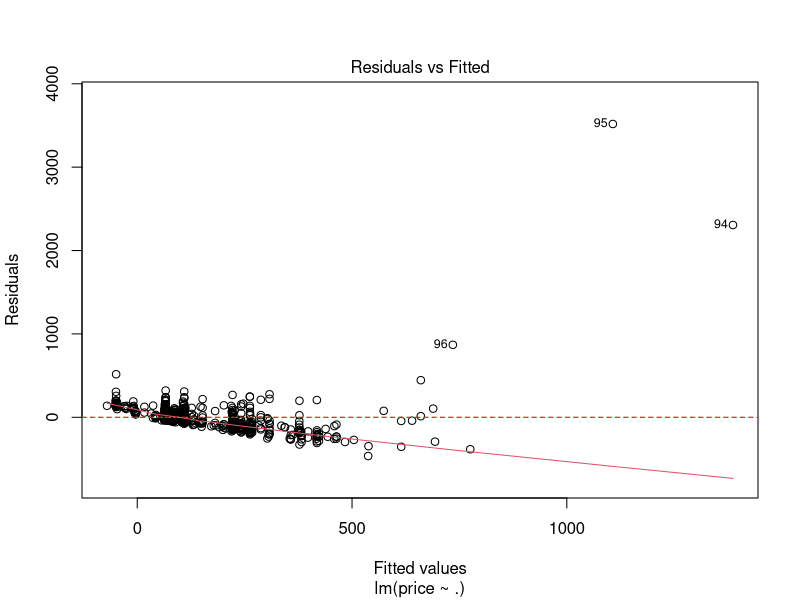

Here is the R script that generated this plot:
## ---- chunk 1
library(dplyr)
library(ggplot2)

# # Load the data
# airbnb_data = read.csv("../resource/asnlib/publicdata/airbnb_data.csv",header = TRUE)
# 
# #  suppress this warning message
# suppressPackageStartupMessages(library(dplyr))
# 
# 
# # Change headers to lower case (my personal preference for all analysis)
# names(airbnb_data) = tolower(names(airbnb_data))
# 
# # Strip to non-ID fields
# removeMe = c("room_id", "survey_id", "host_id", "city")
# #myDF = airbnb_data[, -which(names(airbnb_data) %in% removeMe)]
myDF=read.csv("clean_data.csv",header = TRUE)
# Explore the data
str(myDF)
summary(myDF)

# Update room type as factor
myDF$room_type = as.factor(myDF$room_type)
## ---- chunk 2
if (!require(tidyverse)) install.packages("tidyverse")
library(tidyverse) 

## ---- chunk 3
## SET DUMMY VARIABLES WITH "Private room" AT BASE
myDF2<- myDF %>%
  mutate(Entire_home = ifelse(room_type=="Entire home/apt",1,0))  %>%
  mutate(Shared_room = ifelse(room_type=="Shared room",1,0))

## REMOVE 'room_type' VARIABLE
myDF2 = myDF2[,-1]

## CREATE LINEAR MODEL AND RETURN SUMMARY
model = lm(price~., data=myDF2)
summary(model)


## ---- chunk 4

newdata = data.frame(bedrooms = 2,
                     accommodates = 4,
                     reviews = 50,
                     overall_satisfaction = 4,
                     Entire_home = 0,
                     Shared_room = 0)

predict(model, newdata, interval='prediction')
## ---- chunk 5
plot(model, which = 1)
abline(h = 0.05, col = "red", lty = 2)

## ---- chunk 6
## CALCULATE COOKS DISTANCE
cd = cooks.distance(model)
myDF2$cooks = cd

## EXTRACT ALL VALUES WHERE CD > 0 AND CREATE NEW DATAFRAME
print(myDF2[cd>1,])

## ---- chunk 7
## CREATE NEW DATASET
cookDF =myDF2[cd<=1,-8]

## CREATE NEW LINEAR MODEL
model2 = lm(price~., data =cookDF)
summary(model2)
## ---- chunk 8
if (!require(car)) install.packages("car")
library(car) 
## ---- chunk 9
## CREATE NEW MODEL WITHOUT 'room_type'
myDF3 = myDF[,-1]

## BUILD LINEAR MODEL
model3 = lm(price~., data=myDF3)
summary(model3)

## RUN VIF
vif(model3)
## ---- chunk 10

## linear-linear
modelLinLin = lm(price~ reviews, data = myDF)
summary(modelLinLin)

## linear-log
modelLinLog = lm(price~ log(reviews+1), data = myDF)
summary(modelLinLog)

## log-linear
modelLogLin = lm(log(price)~ reviews, data = myDF)
summary(modelLogLin)

## log-log
modelLogLog = lm(log(price)~ log(reviews+1), data = myDF)
summary(modelLogLog)

## ---- chunk 11

data.frame(model = c('linear-linear', 'linear-log', 'log-linear', 'log-log'), adj.r.squared =c(summary(modelLinLin)$adj.r.squared, summary(modelLinLog)$adj.r.squared,
                                                                                               summary(modelLogLin)$adj.r.squared, summary(modelLogLog)$adj.r.squared) )

